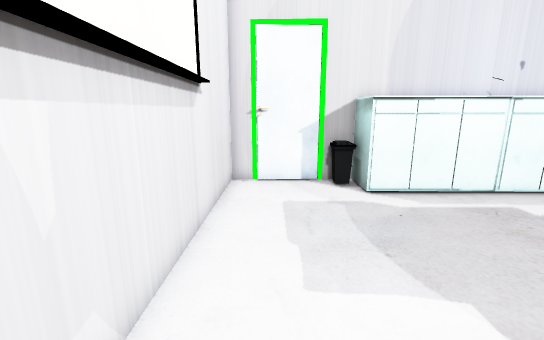
view 1 (above)

12 first-person views from a walk through a Unity game level. The camera is 1.5 m above the floor, tilts 12° down and sees 90° across. The floor is counted in squares, 0.5 m on a side. Each view is taken from the middle of a square. On the plan, view 1 faces up. The plan holds only what a view shows up to about 20 squares ahead; the rest is blank. The player character is not drawn. Some animated figures are left out. Some surface patterns are stand-ins.

view 2
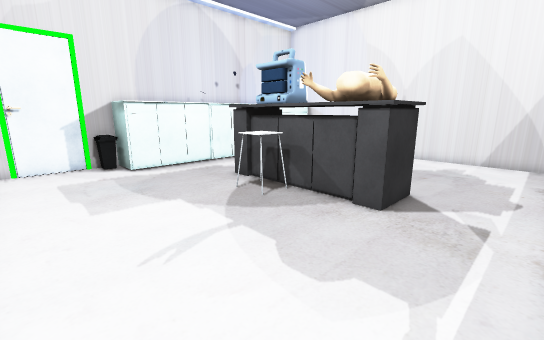

view 3
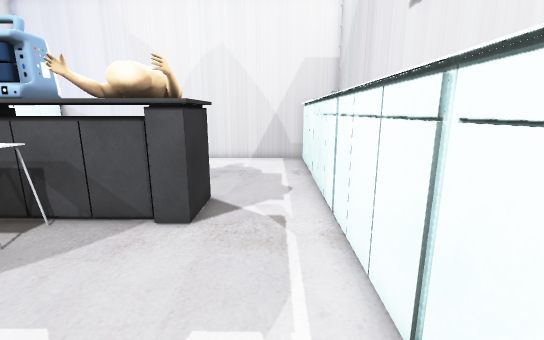

view 4
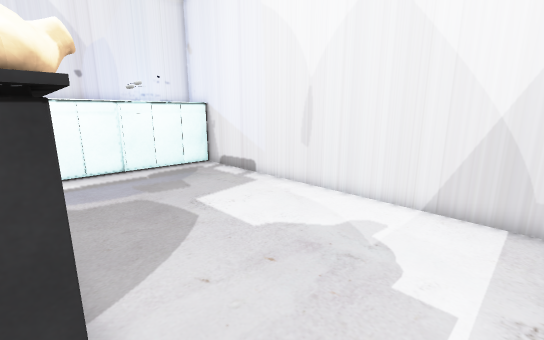

view 5
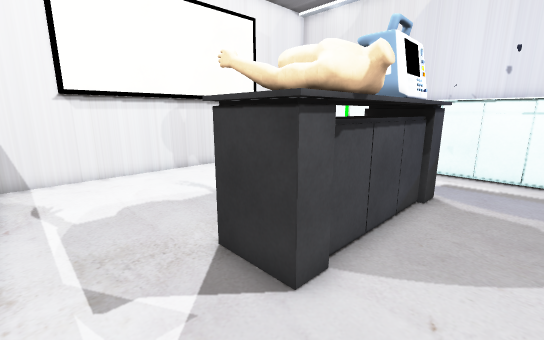

view 6
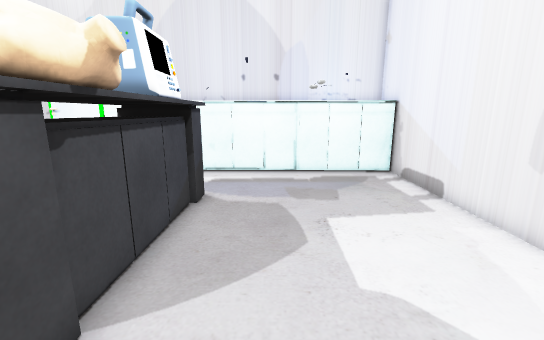

view 7
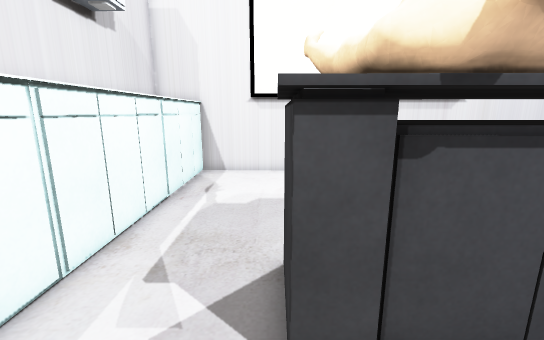

view 8
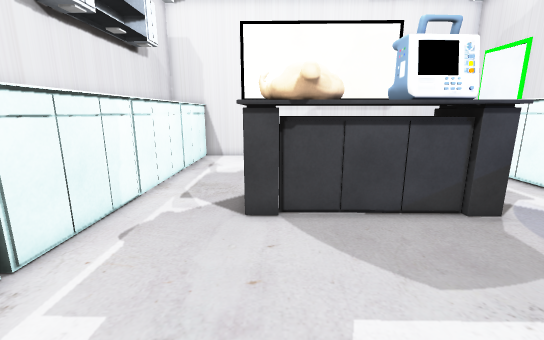

view 9
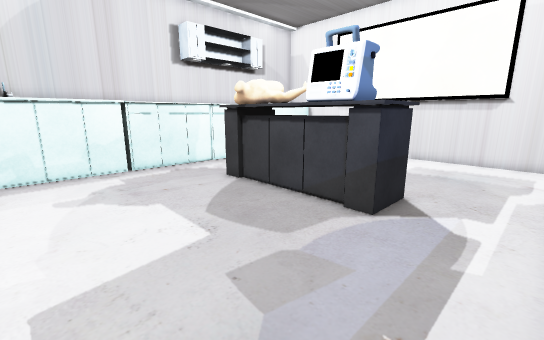

view 10
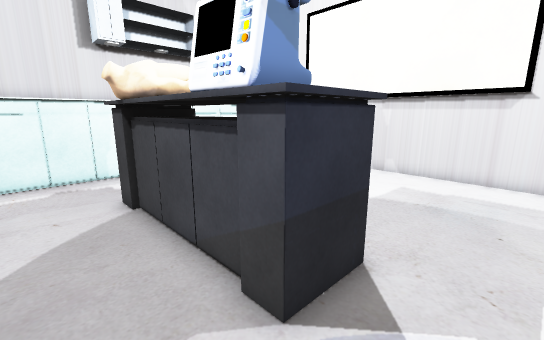

view 11
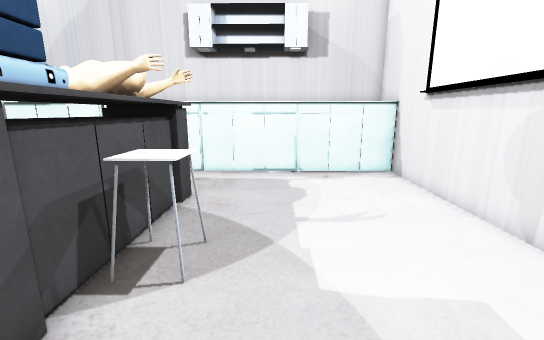

view 12
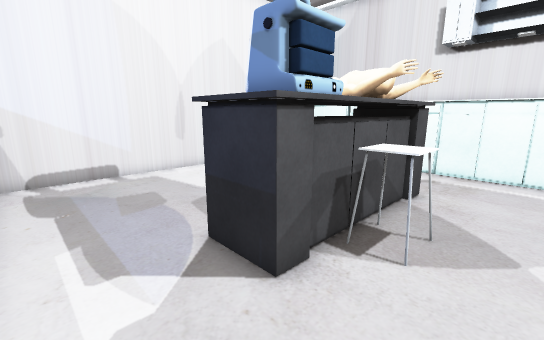

### Floor plan
Points are (right, up) in squares from view 1. A wall is a line through its corners. A room is listed if a view was taken in it or the views show most of it. See-through windows are left out.
Room 1 (views 1, 2, 3, 11, 12)
walls: (5.6, 2.1) (5.6, 3.5) (7, 3.5); (6.9, 2.2) (6.2, 2.2); (7, -1.8) (7.1, 5.8); (7.2, -1.7) (7.3, 5.7); (5.6, 9.9) (3.6, 9.9) (3.6, 12.1) (-1.8, 12); (-0.1, 11.7) (-0.6, 11.7); (-1.8, 12.2) (-2.1, -5.6) (5.6, -5.7)
low walls: (2.6, 11.1) (2.6, 11.8)
ways out: opening at (6.3, 8) to room 2; opening at (6.7, -4) to room 2
Room 2 (views 4, 5, 6, 7, 8, 9, 10)
walls: (9.6, -1.8) (7, -1.8); (9.3, 5.7) (9.2, -1.7); (9.5, 5.9) (9.4, -2); (7.1, 5.8) (9.7, 5.7); (13.6, 9.7) (5.6, 9.9); (18.2, 9.7) (14.4, 9.7); (17.9, -6.5) (18.1, 10); (5.6, -5.7) (17.4, -5.9)
ways out: opening at (6.3, 8) to room 1; opening at (6.7, -4) to room 1
objects: other object (14, 10)

Where each view was taken, in squares from view 1:
view 1: 0 up, 0 right, facing up
view 2: 5 down, 1 left, facing up-right
view 3: 4 down, 0 right, facing right
view 4: 5 down, 9 right, facing up-right
view 5: 5 down, 12 right, facing up-left
view 6: 4 down, 12 right, facing up
view 7: 2 down, 12 right, facing left
view 8: 1 down, 17 right, facing left
view 9: 9 up, 17 right, facing down-left
view 10: 8 up, 12 right, facing down-left
view 11: 8 up, 4 right, facing down
view 12: 9 up, 4 right, facing down-right
